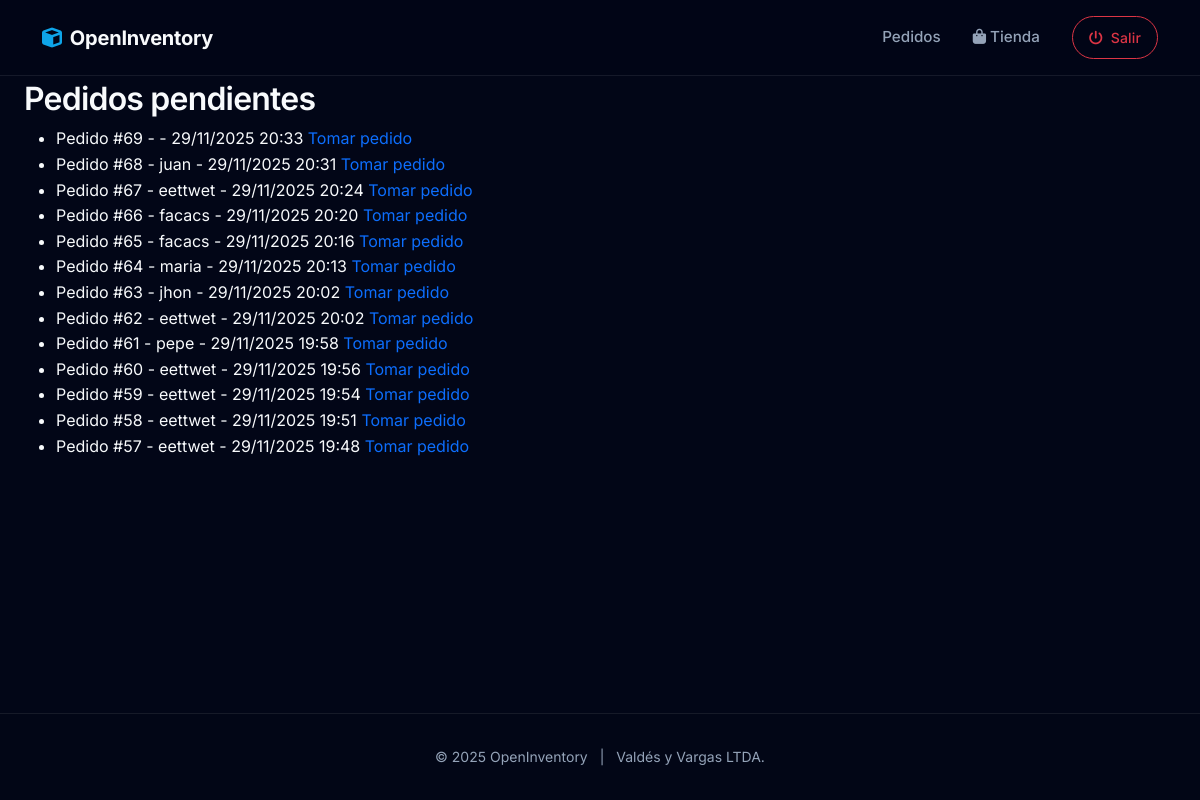
Page /pedidos/ (signed in) on the committed database.
### productos/models.py (models this page shows, shortened)
class Pedido(models.Model):
    ESTADOS = [
        ('pendiente', 'Pendiente'),
        ('en_proceso', 'En Proceso'),
        ('completado', 'Completado'),
    ]
    usuario = models.ForeignKey(settings.AUTH_USER_MODEL, on_delete=models.CASCADE)
    bodeguero = models.ForeignKey(settings.AUTH_USER_MODEL, on_delete=models.SET_NULL, null=True, blank=True, related_name='pedidos_asignados')
    fecha_creacion = models.DateTimeField(auto_now_add=True)
    estado = models.CharField(max_length=20, choices=ESTADOS, default='pendiente')
    nombre_cliente = models.CharField(max_length=200, blank=True, null=True)
    email_cliente = models.EmailField(blank=True, null=True)
    telefono_cliente = models.CharField(max_length=20, blank=True, null=True)
    direccion_envio = models.TextField(blank=True, null=True)

### usuarios/models.py (models this page shows, shortened)
class Usuario(AbstractUser):
    ROLES = (
        ('admin', 'Administrador'),
        ('bodeguero', 'bodeguero'),
        ('propietario', 'Supervisor'),
        ('gerente', 'gerente'),
        ('cliente', 'Cliente'),  # Para clientes de TechStore
    )
    rol = models.CharField(max_length=30, choices=ROLES, default='bodeguero')

### productos/views.py (the view)
# urls.py: path('pedidos/', views.lista_pedidos, name='lista_pedidos'),
@login_required
def lista_pedidos(request):
    pedidos = Pedido.objects.filter(estado='pendiente').order_by('-fecha_creacion')
    return render(request, 'productos/lista_pedidos.html', {'pedidos': pedidos})

### productos/templates/productos/lista_pedidos.html
{% extends 'base.html' %}
{% block content %}
<h2>Pedidos pendientes</h2>
{% if pedidos %}
<ul>
    {% for pedido in pedidos %}
    <li>
        Pedido #{{ pedido.id }} - {{ pedido.nombre_cliente|default:pedido.usuario.get_full_name }} - {{ pedido.fecha_creacion|date:"d/m/Y H:i" }}
        <a href="{% url 'tomar_pedido' pedido.id %}">Tomar pedido</a>
    </li>
    {% endfor %}
</ul>
{% else %}
<p>No hay pedidos pendientes.</p>
{% endif %}
{% endblock %}

### static/css/style.css (style rules this page uses)
:root { --bg-body: #020617; --bg-surface: #0f172a; --bg-card: rgba(30, 41, 59, 0.7); --primary: #3b82f6; --primary-hover: #2563eb; --secondary: #64748b; --accent: #0ea5e9; --success: #10b981; --warning: #f59e0b; --danger: #ef4444; --text-main: #f8fafc; --text-muted: #94a3b8; --border-color: rgba(255, 255, 255, 0.08); --glass-border: 1px solid rgba(255, 255, 255, 0.08); --shadow-sm: 0 1px 2px 0 rgba(0, 0, 0, 0.05); --shadow-md: 0 4px 6px -1px rgba(0, 0, 0, 0.1), 0 2px 4px -1px rgba(0, 0, 0, 0.06); --shadow-lg: 0 10px 15px -3px rgba(0, 0, 0, 0.1), 0 4px 6px -2px rgba(0, 0, 0, 0.05); --shadow-glow: 0 0 20px rgba(59, 130, 246, 0.15); --radius-sm: 0.375rem; --radius-md: 0.5rem; --radius-lg: 0.75rem; --radius-xl: 1rem; --font-sans: 'Inter', system-ui, -apple-system, sans-serif; }
* { box-sizing: border-box; }
body { background-color: var(--bg-body); color: var(--text-main); font-family: var(--font-sans); line-height: 1.6; -webkit-font-smoothing: antialiased; min-height: 100vh; display: flex; flex-direction: column; }
h1, h2, h3, h4, h5, h6 { font-weight: 600; color: var(--text-main); letter-spacing: -0.025em; }
a { text-decoration: none; transition: all 0.2s ease; }

### rows in the picture
Pedido: id "69", fecha_creacion "29/11/2025 20:33"
Pedido: id "68", nombre_cliente "juan", fecha_creacion "29/11/2025 20:31"
Pedido: id "67", nombre_cliente "eettwet", fecha_creacion "29/11/2025 20:24"
Pedido: id "66", nombre_cliente "facacs", fecha_creacion "29/11/2025 20:20"
Pedido: id "65", nombre_cliente "facacs", fecha_creacion "29/11/2025 20:16"
Pedido: id "64", nombre_cliente "maria", fecha_creacion "29/11/2025 20:13"
Pedido: id "63", nombre_cliente "jhon", fecha_creacion "29/11/2025 20:02"
Pedido: id "62", nombre_cliente "eettwet", fecha_creacion "29/11/2025 20:02"
Pedido: id "61", nombre_cliente "pepe", fecha_creacion "29/11/2025 19:58"
Pedido: id "60", nombre_cliente "eettwet", fecha_creacion "29/11/2025 19:56"
Pedido: id "59", nombre_cliente "eettwet", fecha_creacion "29/11/2025 19:54"
Pedido: id "58", nombre_cliente "eettwet", fecha_creacion "29/11/2025 19:51"
Pedido: id "57", nombre_cliente "eettwet", fecha_creacion "29/11/2025 19:48"
